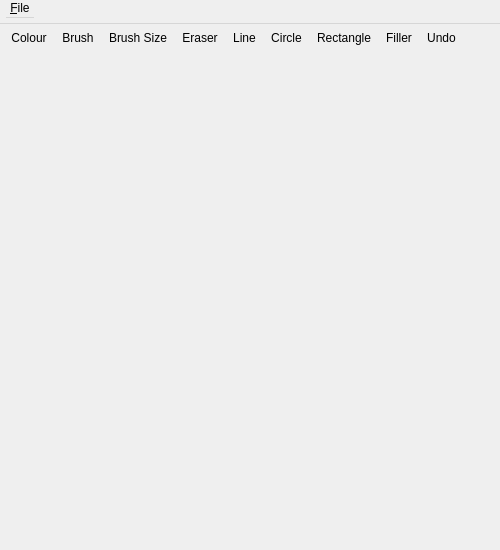
<?xml version="1.0" encoding="UTF-8"?>
<ui version="4.0">
 <class>MainWindow</class>
 <widget class="MainWindow" name="MainWindow">
  <property name="geometry">
   <rect>
    <x>0</x>
    <y>0</y>
    <width>500</width>
    <height>550</height>
   </rect>
  </property>
  <property name="sizePolicy">
   <sizepolicy hsizetype="Fixed" vsizetype="Fixed">
    <horstretch>0</horstretch>
    <verstretch>0</verstretch>
   </sizepolicy>
  </property>
  <property name="windowTitle">
   <string>MainWindow</string>
  </property>
  <widget class="QMenuBar" name="menubar">
   <property name="geometry">
    <rect>
     <x>0</x>
     <y>-1</y>
     <width>500</width>
     <height>25</height>
    </rect>
   </property>
   <property name="sizePolicy">
    <sizepolicy hsizetype="Expanding" vsizetype="Fixed">
     <horstretch>0</horstretch>
     <verstretch>0</verstretch>
    </sizepolicy>
   </property>
   <property name="minimumSize">
    <size>
     <width>100</width>
     <height>25</height>
    </size>
   </property>
   <property name="defaultUp">
    <bool>false</bool>
   </property>
   <widget class="QMenu" name="menuFile">
    <property name="title">
     <string>&amp;File</string>
    </property>
    <addaction name="actionNew"/>
    <addaction name="actionSave"/>
    <addaction name="actionOpen"/>
   </widget>
   <addaction name="menuFile"/>
  </widget>
  <widget class="QToolBar" name="toolbar">
   <property name="geometry">
    <rect>
     <x>0</x>
     <y>25</y>
     <width>500</width>
     <height>25</height>
    </rect>
   </property>
   <property name="sizePolicy">
    <sizepolicy hsizetype="Expanding" vsizetype="Fixed">
     <horstretch>0</horstretch>
     <verstretch>0</verstretch>
    </sizepolicy>
   </property>
   <property name="minimumSize">
    <size>
     <width>100</width>
     <height>25</height>
    </size>
   </property>
   <property name="autoFillBackground">
    <bool>false</bool>
   </property>
   <addaction name="actionColour"/>
   <addaction name="actionBrush"/>
   <addaction name="actionBrush_Size"/>
   <addaction name="actionEraser"/>
   <addaction name="actionLine"/>
   <addaction name="actionCircle"/>
   <addaction name="actionRectangle"/>
   <addaction name="actionFiller"/>
   <addaction name="actionUndo"/>
  </widget>
  <widget class="Canvas" name="centralwidget" native="true">
   <property name="geometry">
    <rect>
     <x>0</x>
     <y>50</y>
     <width>500</width>
     <height>500</height>
    </rect>
   </property>
   <property name="minimumSize">
    <size>
     <width>10</width>
     <height>0</height>
    </size>
   </property>
  </widget>
  <action name="actionNew">
   <property name="text">
    <string>New</string>
   </property>
  </action>
  <action name="actionSave">
   <property name="text">
    <string>Save</string>
   </property>
   <property name="shortcut">
    <string>Ctrl+A</string>
   </property>
  </action>
  <action name="actionOpen">
   <property name="text">
    <string>Open</string>
   </property>
  </action>
  <action name="actionColour">
   <property name="text">
    <string>Colour</string>
   </property>
   <property name="toolTip">
    <string>choose colour</string>
   </property>
  </action>
  <action name="actionBrush">
   <property name="text">
    <string>Brush</string>
   </property>
   <property name="toolTip">
    <string>turn on brush mode</string>
   </property>
  </action>
  <action name="actionBrush_Size">
   <property name="text">
    <string>Brush Size</string>
   </property>
   <property name="toolTip">
    <string>choose brush size</string>
   </property>
  </action>
  <action name="actionEraser">
   <property name="text">
    <string>Eraser</string>
   </property>
   <property name="toolTip">
    <string>choose erasing mode</string>
   </property>
  </action>
  <action name="actionLine">
   <property name="text">
    <string>Line</string>
   </property>
   <property name="toolTip">
    <string>draw line</string>
   </property>
  </action>
  <action name="actionCircle">
   <property name="text">
    <string>Circle</string>
   </property>
   <property name="toolTip">
    <string>draw circles</string>
   </property>
  </action>
  <action name="actionRectangle">
   <property name="text">
    <string>Rectangle</string>
   </property>
   <property name="toolTip">
    <string>draw rectangles</string>
   </property>
  </action>
  <action name="actionFiller">
   <property name="text">
    <string>Filler</string>
   </property>
   <property name="toolTip">
    <string>fill areas with one colour</string>
   </property>
  </action>
  <action name="actionUndo">
   <property name="text">
    <string>Undo</string>
   </property>
   <property name="toolTip">
    <string>undo</string>
   </property>
   <property name="shortcut">
    <string>Ctrl+Z</string>
   </property>
  </action>
  <zorder>centralwidget</zorder>
  <zorder>menubar</zorder>
  <zorder>toolbar</zorder>
 </widget>
 <customwidgets>
  <customwidget>
   <class>Canvas</class>
   <extends>QWidget</extends>
   <header>canvas.h</header>
   <container>1</container>
  </customwidget>
  <customwidget>
   <class>MainWindow</class>
   <extends>QWidget</extends>
   <header>mainwindow.h</header>
   <container>1</container>
  </customwidget>
 </customwidgets>
 <resources/>
 <connections/>
</ui>
